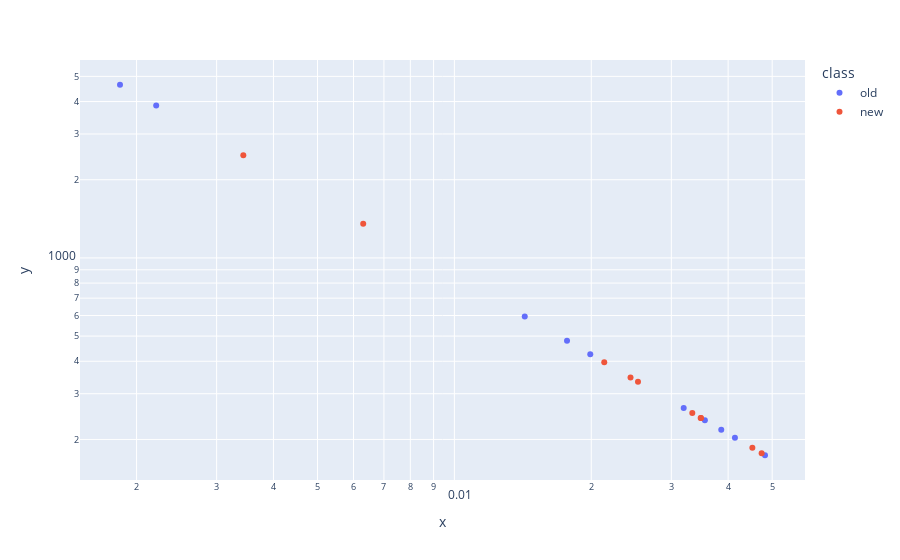

This figure's notebook cell:
### Code cell
name = random.choice(old_base)
i_old = old_base.index(name)
i_new = new_base.index(name)
old_name = noimp_old[i_old]
new_name = noimp_new[i_new]
data_old = cat_old[old_name]
data_new = cat_new[new_name]
i_comp = (0,0)
x = []
y = []
cls = []
for rho, S in data_old['compliance_tensors'].items():
    x.append(rho)
    y.append(S[i_comp])
    cls.append('old')

# lat = Lattice(lattice_constants=data_new['lattice_constants'], nodal_positions=data_new['nodal_positions'], edge_adjacency=data_new['edge_adjacency'])
# uc_vol = lat.calculate_UC_volume()
# uc_vol = 1
for rho, S in data_new['compliance_tensors'].items():
    x.append(rho)
    y.append(S[i_comp])
    cls.append('new')



df = pd.DataFrame({'x':x, 'y':y, 'class':cls})
# sns.scatterplot(data=df, x='x', y='y', hue='class')
print(name)
px.scatter(df, x='x', y='y', color='class', log_y=True, log_x=True)

### Figure 1 — Plotly figure (JSON) as saved in the notebook; plotly's stock layout.template omitted (floating-point values rounded to 4 significant figures)
{"data": [{"hovertemplate": "class=old<br>x=%{x}<br>y=%{y}<extra></extra>", "legendgroup": "old", "marker": {"color": "#636efa", "symbol": "circle"}, "mode": "markers", "name": "old", "orientation": "v", "showlegend": true, "type": "scatter", "x": [0.001839, 0.002209, 0.01428, 0.01769, 0.0199, 0.03194, 0.03555, 0.03863, 0.0414, 0.04821], "xaxis": "x", "y": [4642, 3864.0, 594.9, 479.6, 426.0, 264.2, 237.0, 217.8, 203.3, 173.9], "yaxis": "y"}, {"hovertemplate": "class=new<br>x=%{x}<br>y=%{y}<extra></extra>", "legendgroup": "new", "marker": {"color": "#EF553B", "symbol": "circle"}, "mode": "markers", "name": "new", "orientation": "v", "showlegend": true, "type": "scatter", "x": [0.003434, 0.006302, 0.02136, 0.0244, 0.02534, 0.03336, 0.03481, 0.03486, 0.04522, 0.0474], "xaxis": "x", "y": [2485.0, 1353.0, 396.7, 346.8, 333.9, 252.8, 242.1, 241.8, 185.7, 177.0], "yaxis": "y"}], "layout": {"legend": {"title": {"text": "class"}, "tracegroupgap": 0}, "margin": {"t": 60}, "xaxis": {"anchor": "y", "domain": [0, 1], "title": {"text": "x"}, "type": "log"}, "yaxis": {"anchor": "x", "domain": [0, 1], "title": {"text": "y"}, "type": "log"}}}
